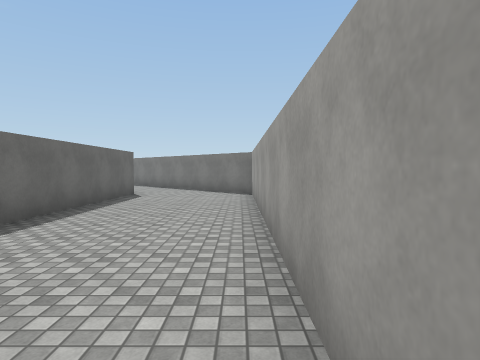
[1] (above)

21 first-person views from a walk through a Unity game level. The camera is 1.5 m above the floor, tilts 2° down and sees 75° across. The floor is counted in squares, 2 m on a side. Each view is taken from the middle of a square. On the plan, view 1 faces up. The plan holds only what a view shows up to about 10 squares ahead; the rest is blank. The place goes on beyond the plan. The player is left out. Door leaves are left out, so doorways stand open. Surface patterns are stand-ins for the level's own textures.

[2]
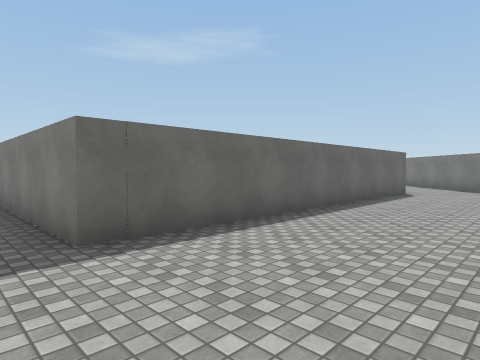

[3]
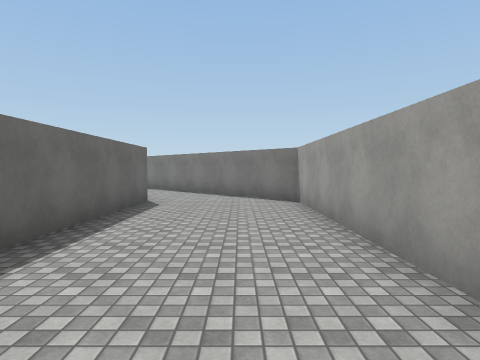

[4]
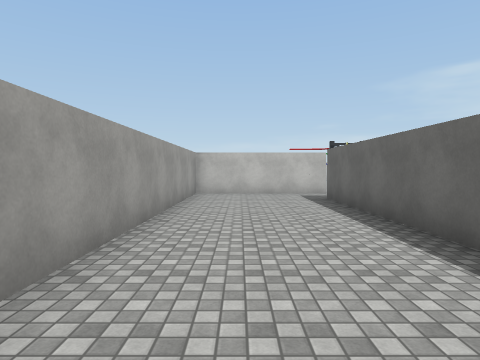

[5]
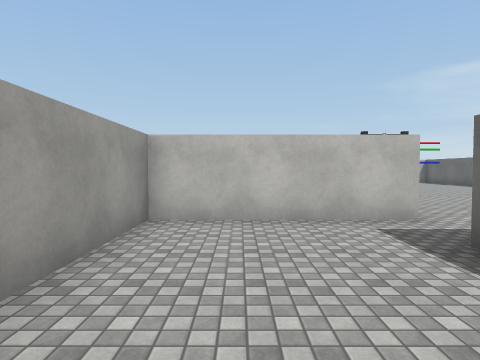

[6]
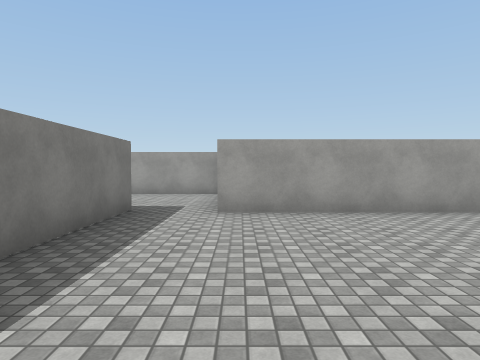

[7]
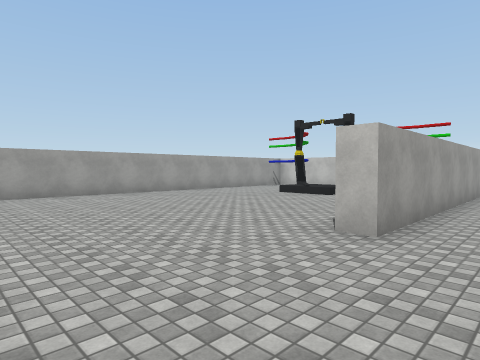

[8]
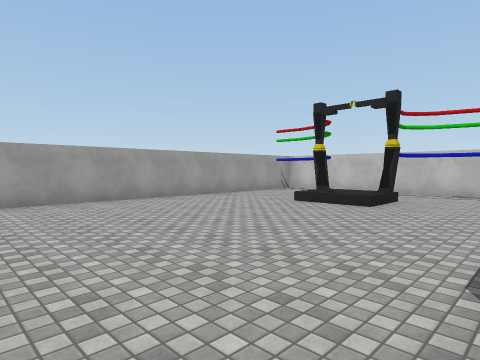

[9]
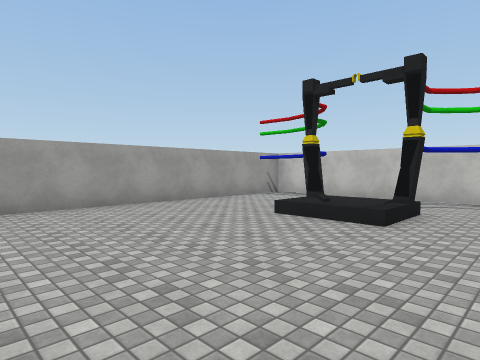

[10]
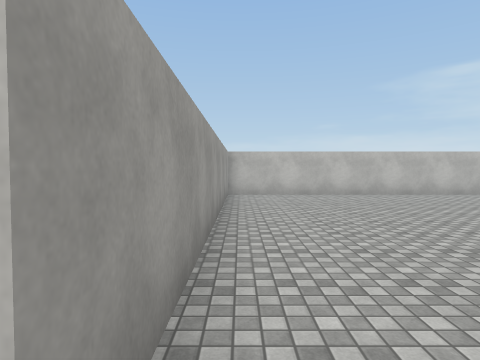

[11]
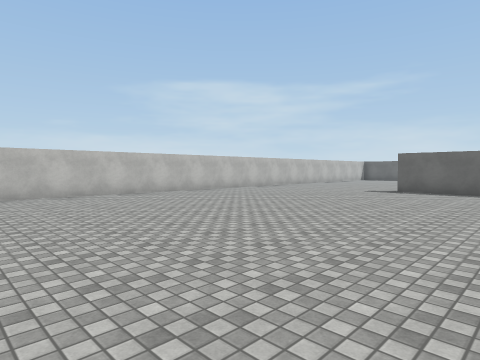

[12]
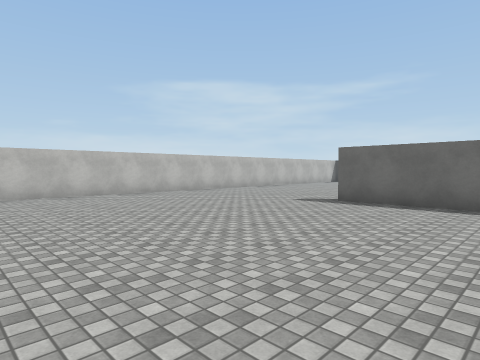

[13]
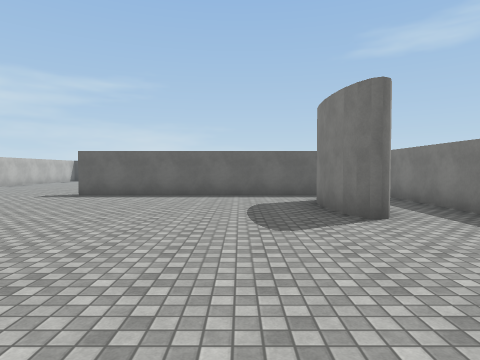

[14]
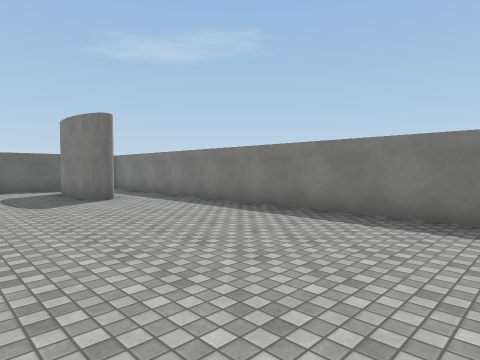

[15]
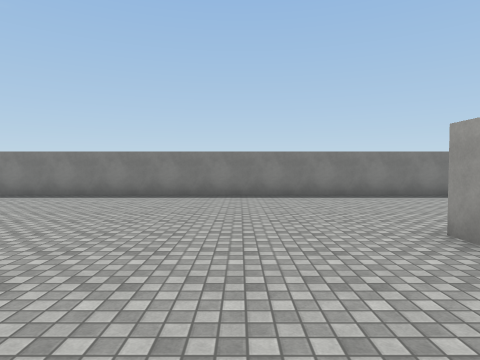

[16]
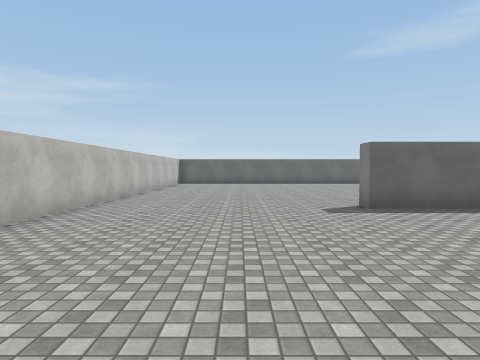

[17]
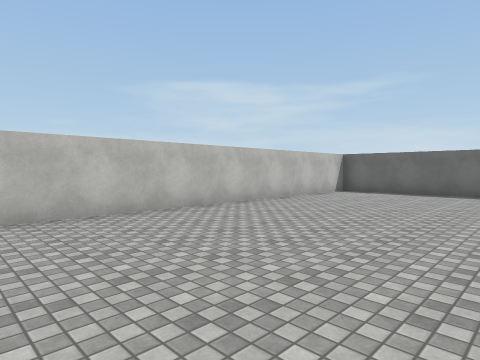

[18]
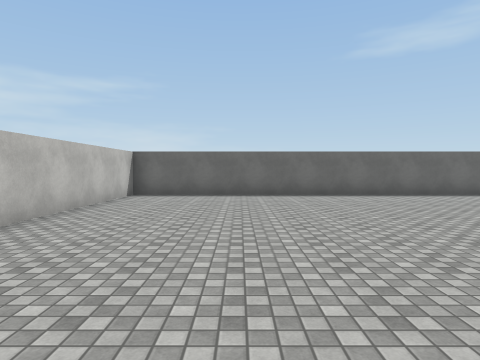

[19]
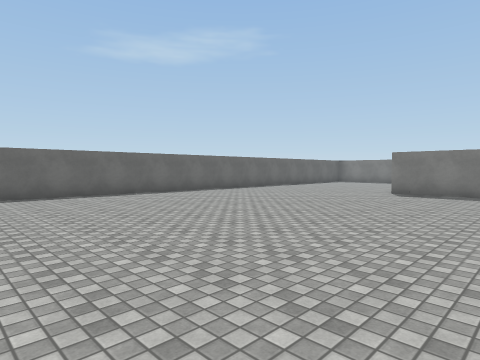

[20]
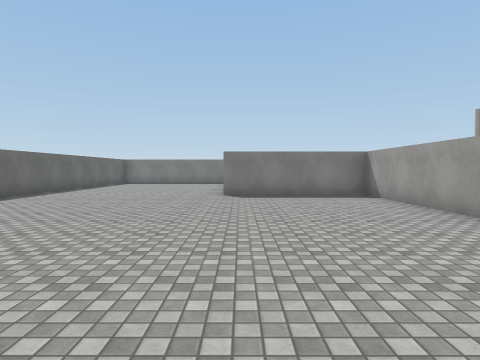

[21]
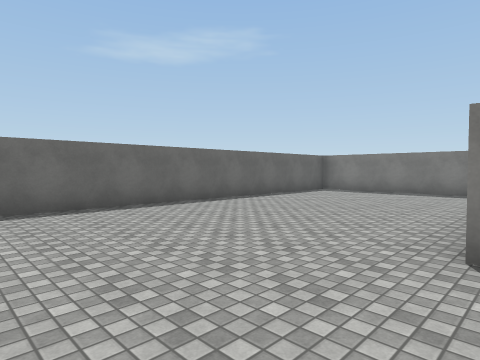

### Floor plan
Points are (right, up) in squares from view 1. A wall is a line through its corners. A room is listed if a view was taken in it or the views show most of it. See-through windows are left out.
Room 1 (views 1, 2, 3, 4, 5)
walls: (-2.6, -1.6) (0.4, -1.6) (0.4, 9.4) (-0.8, 10.5); (-3.2, 9.5) (-3.2, 0)
ways out: opening at (-3, -1) to room 2
Room 2 (views 6, 7, 8, 9, 10, 11, 12, 13, 14, 15, 16, 17, 18, 19, 20, 21)
walls: (-21.1, -2.3) (-21.8, -2.3); (-21.7, -2.3) (-22.2, -2.4); (-22, -2.4) (-22.7, -2.3); (-22.6, -2.3) (-23.1, -2.3); (-25.3, -4.2) (-25.3, 0) (-29.5, 0); (-24.9, -1.8) (-24.9, -8.6) (-25.4, -8.6); (-11.7, -13.6) (-11.7, -5.5) (-11.1, -5.5); (-9.8, -14.1) (-4, -14.1); (-35.1, -3.9) (-35.1, -14.1) (-11.6, -14.1); (-30.6, 7.6) (-32.6, 7.6); (-3.2, 0) (-24.4, 0); (-3.6, -13.9) (-3.6, -1.6) (-2.6, -1.6); (-35.1, 5) (-35.1, -2.2)
ways out: opening at (-3, -1) to room 1

Positions as (right, up) in squares from view 1, and headings:
1: (0, 0), facing up
2: (0, -1), facing up-left
3: (-1, 2), facing up
4: (-1, 8), facing down
5: (-1, 3), facing down
6: (-9, -2), facing right
7: (-13, -2), facing down-right
8: (-11, -4), facing down-right
9: (-10, -6), facing down-right
10: (-12, -5), facing down
11: (-14, -5), facing down-left
12: (-18, -5), facing down-left
13: (-16, -4), facing left
14: (-13, -5), facing up-left
15: (-14, -9), facing up
16: (-19, -11), facing left
17: (-25, -9), facing down-left
18: (-26, -11), facing left
19: (-26, -10), facing up-left
20: (-29, -9), facing up
21: (-29, -3), facing up-left
